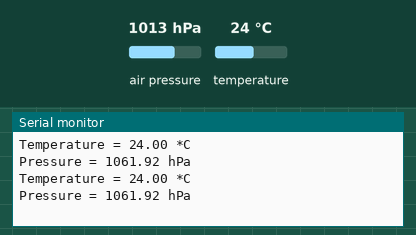
This sketch was run on a simulated ESP32. On the bench: the last lines printed to the serial monitor. The inputs (shaded band) are chosen by the test bench; at power-on: air pressure 1013 hPa, temperature 24 °C.

Above: at 2.8 s.
2.9 s: air pressure set to 952 hPa
At 4.7 s:
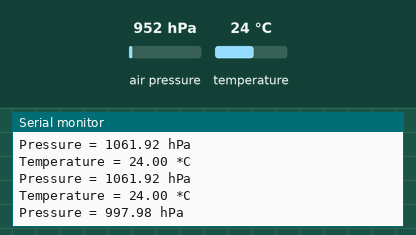
5.6 s: temperature set to 12 °C
At 6.3 s:
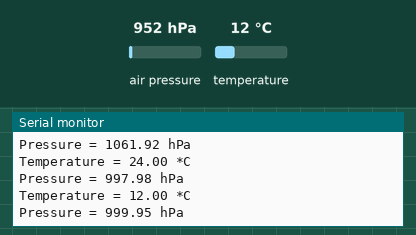
8.3 s: air pressure set to 975 hPa
At 10.8 s:
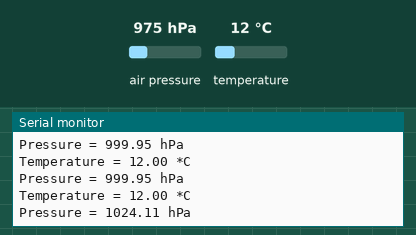
Timing chart, 0 to 12.3 s (numbered marks = the images above; inputs shaded):
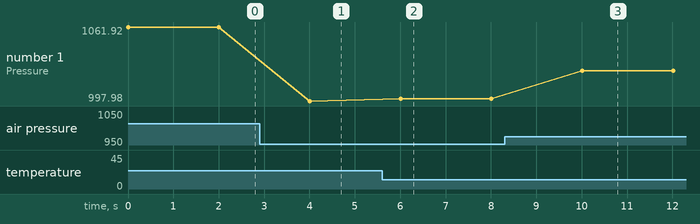

Measured:
- after the input at 2.9 s, the serial monitor: prints a new line after 1.1 s (image 1)
- after the input at 5.6 s, the serial monitor: prints a new line after 0.41 s (image 2)
- after the input at 8.3 s, the serial monitor: prints a new line after 1.7 s (image 3)
- plotted number 1: 1061.92 → 997.98 after the input at 2.9 s, 997.98 → 999.95 after the input at 5.6 s, 999.95 → 1024.11 after the input at 8.3 s

The sketch:

bmp280.ino
```cpp
#include <Adafruit_BMP280.h>

Adafruit_BMP280 bmp;

void setup()
{
  Serial.begin(115200);

  while (!Serial)
    delay(100);

  unsigned status = bmp.begin(BMP280_ADDRESS_ALT);

  while (!status)
  {
    Serial.println("Not connected");
    delay(1000);
  }

  /* Default settings from datasheet. */
  bmp.setSampling(Adafruit_BMP280::MODE_NORMAL,     /* Operating Mode. */
                  Adafruit_BMP280::SAMPLING_X8,     /* Temp. oversampling */
                  Adafruit_BMP280::SAMPLING_X16,    /* Pressure oversampling */
                  Adafruit_BMP280::FILTER_X16,      /* Filtering. */
                  Adafruit_BMP280::STANDBY_MS_500); /* Standby time. */
}

void loop()
{
  float temperature = bmp.readTemperature();
  Serial.print(F("Temperature = "));
  Serial.print(temperature);
  Serial.println(" *C");

  float abs_pressure = bmp.readPressure();
  float altitude = 412;
  float pressure = pow((1 - ((0.0065 * altitude) / (temperature + 273.15 + 0.0065 * altitude))), -5.257) * abs_pressure / 100;
  Serial.print(F("Pressure = "));
  Serial.print(pressure);
  Serial.println(" hPa");

  delay(2000);
}
```
